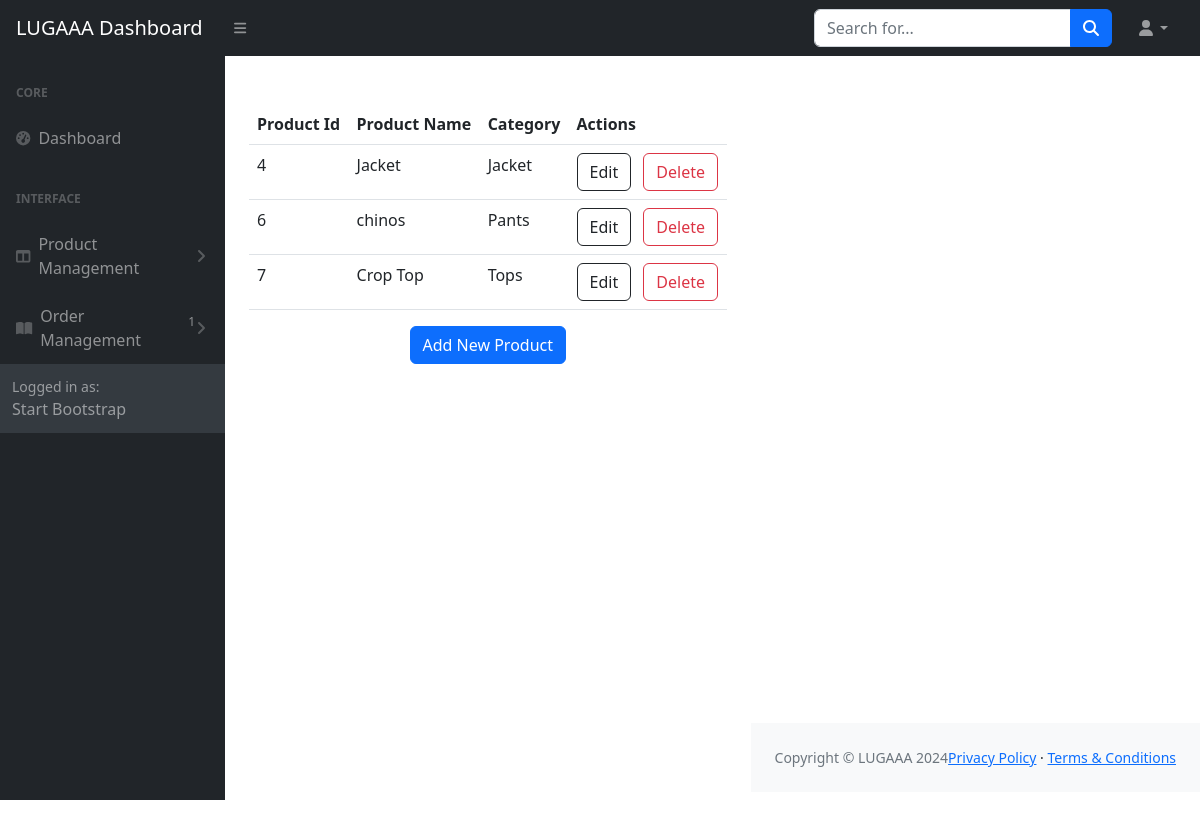
The page /admin_dashboard/products/ on the database as committed earlier.
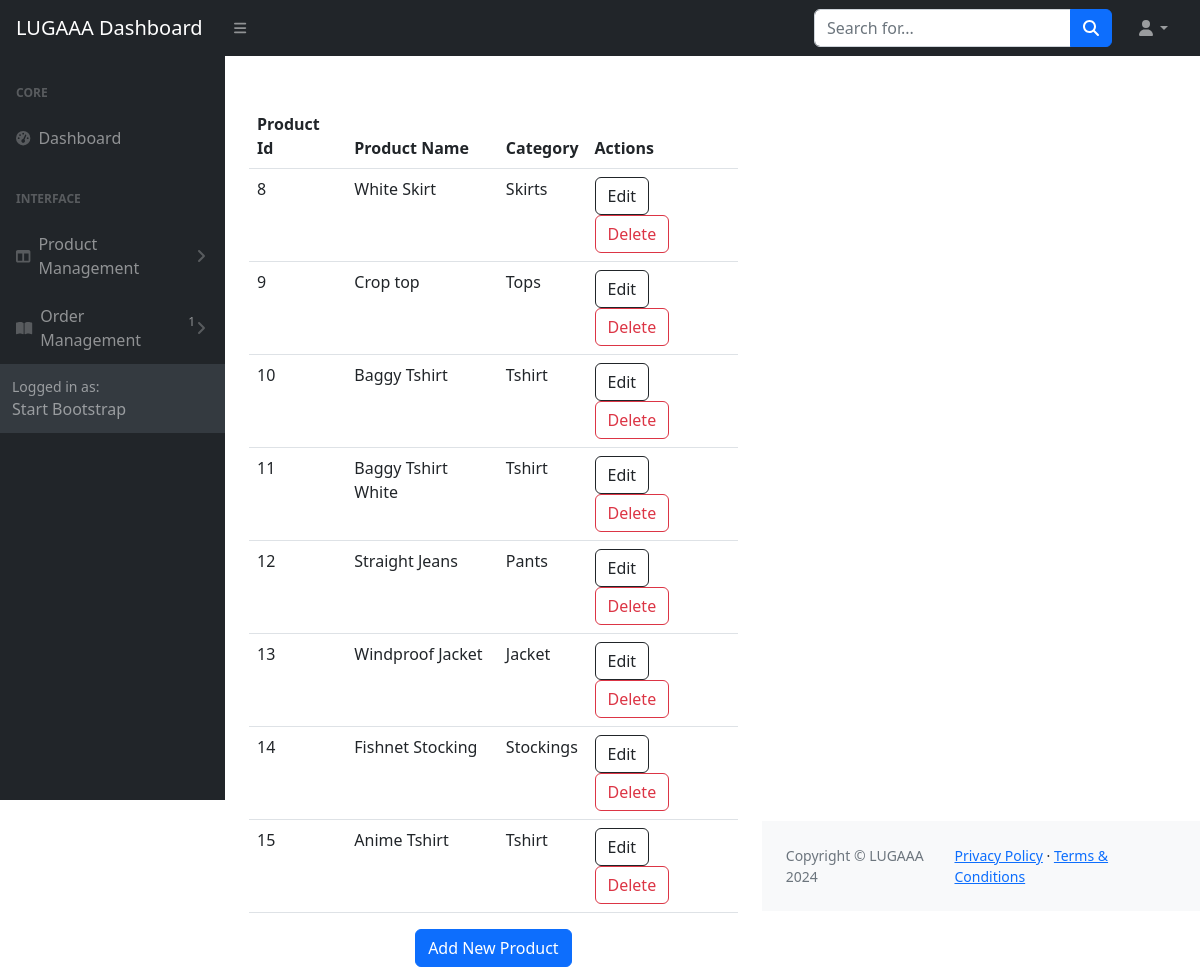
The same page on the database as committed later.
### store/models.py (models this page shows, shortened)
class Product(models.Model):
    name =  models.CharField(max_length=100)
    price =  models.DecimalField(default=0, decimal_places=2, max_digits = 8)
    category =  models.ForeignKey(Category, on_delete=models.CASCADE, null=True, blank=True)
    description =  models.CharField(max_length=250, default='', blank = True, null=True)
    image = models.ImageField(upload_to='uploads/product/')
    is_sale = models.BooleanField(default= False)
    sale_price = models.DecimalField(default=0, decimal_places=2, max_digits = 8, null=True)
    in_stock =  models.PositiveIntegerField(default=1)

class Category(models.Model):
    name = models.CharField(max_length=50, unique=True)
    parent = models.ForeignKey('self', on_delete=models.CASCADE, blank=True, null=True, related_name='children' )
    category_image = models.ImageField(upload_to='uploads/category/')
    def __str__(self):
        return self.name
    class Meta:
        verbose_name_plural = 'Categories'

### admin_dashboard/views.py (the view)
# urls.py: path('products/', views.product_list, name='product_list'),
def product_list(request):
    products = Product.objects.all()
    return render(request, 'product_list.html', {'products': products})

### admin_dashboard/context_processor.py (called while the page is built)
def order_notify(request):
    order = Order.objects.filter(status = 'Pending').count()
    return  {'notification_count': order}

### cart/context_processor.py (called while the page is built)
def cart(request):
    return {'cart': Cart(request)}

### store/context_processor.py (called while the page is built)
def user_order_notify(request):
    user = request.user.pk
    order = Order.objects.filter(user = user, status = 'Pending').count()
    return  {'user_order_count': order}

### admin_dashboard/templates/product_list.html (shortened to what this page needs)
{% extends 'dashbase.html' %}
{% load static %}
{% block content %}
{% include 'layout.html'%}
  <div id="layoutSidenav_content">
    <main>
        <div class="container-fluid px-4">
  <div class="row">
    <div class="col">
      <table class="table">
        <thead>
          <tr>
            <th scope="col">Product Id</th>
            <th scope="col">Product Name</th>
            <th scope="col">Category</th>
            <th scope="col">Actions</th>
          </tr>
        </thead>
        <tbody>
          {% for product in products %}
          <tr>
            <td>{{ product.pk }}</td>
            <td>{{ product.name }}</td>
            <td>{{ product.category }}</td>
            <td>
              <a class="btn btn-outline-dark me-2" href="{% url 'product_update' product.pk %}">Edit</a>
              <a class="btn btn-outline-danger" href="{% url 'product_delete' product.pk %}">Delete</a>
            </td>
          </tr>
          {% endfor %}
        </tbody>
      </table>
    </div>
  </div>
</div>
<div class="container">
  <div class="row justify-content-center">
    <div class="col-auto">
      <a href="{% url 'product_create' %}" class="btn btn-primary">Add New Product</a>
    </div>
  </div>
</div>
</main>
</div>
{% endblock %}

Rows that differ between the two databases and show on the page:
removed Product: pk "4", name "Jacket", category "Jacket"
removed Product: pk "6", name "chinos", category "Pants"
removed Product: pk "7", name "Crop Top", category "Tops"
added Product: pk "8", name "White Skirt", category "Skirts"
added Product: pk "9", name "Crop top", category "Tops"
added Product: pk "10", name "Baggy Tshirt", category "Tshirt"
added Product: pk "11", name "Baggy Tshirt White", category "Tshirt"
added Product: pk "12", name "Straight Jeans", category "Pants"
added Product: pk "13", name "Windproof Jacket", category "Jacket"
added Product: pk "14", name "Fishnet Stocking", category "Stockings"
added Product: pk "15", name "Anime Tshirt", category "Tshirt"
